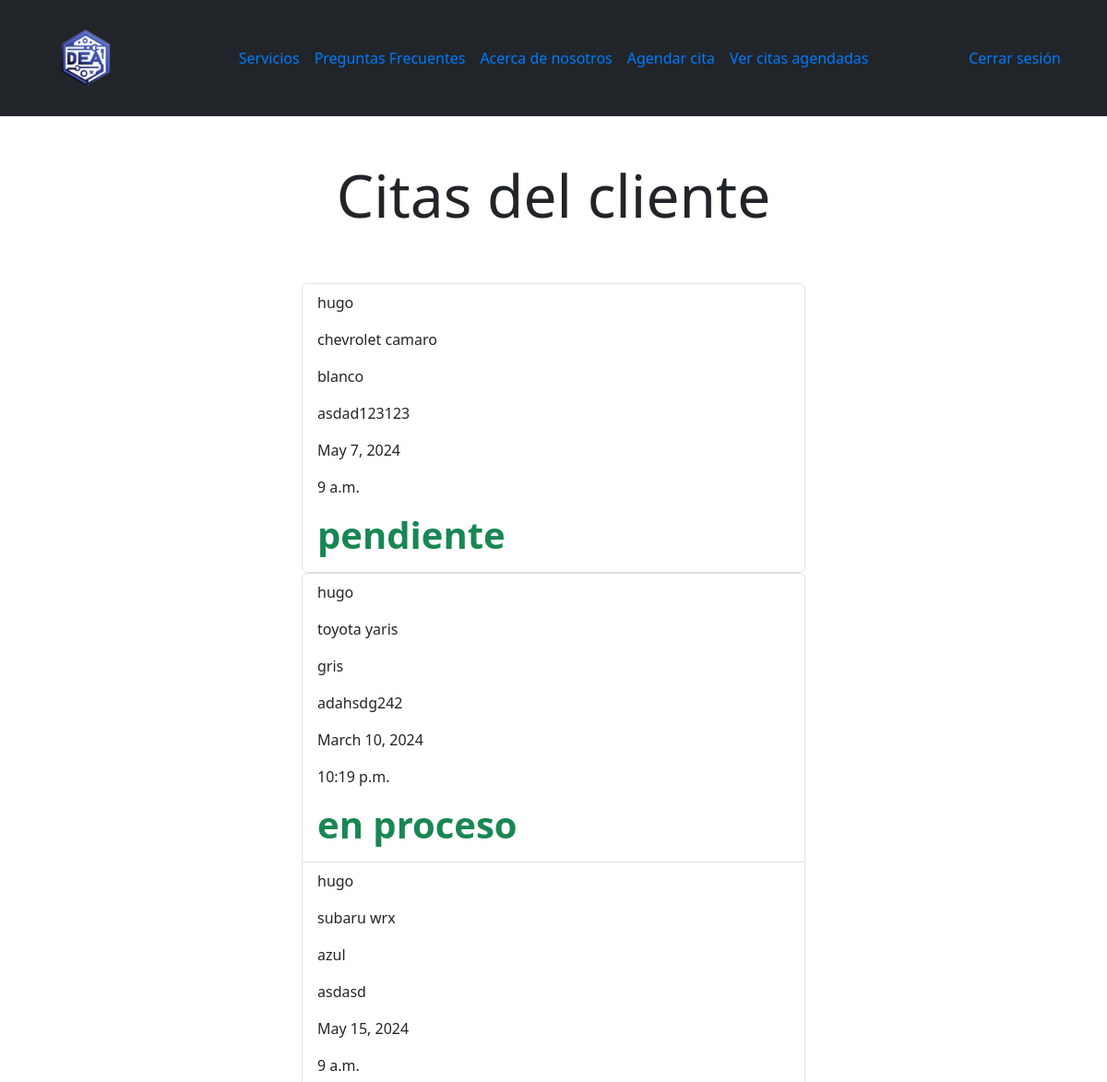
Before: /lista_citas/ (signed in, upper part) with the older database file.
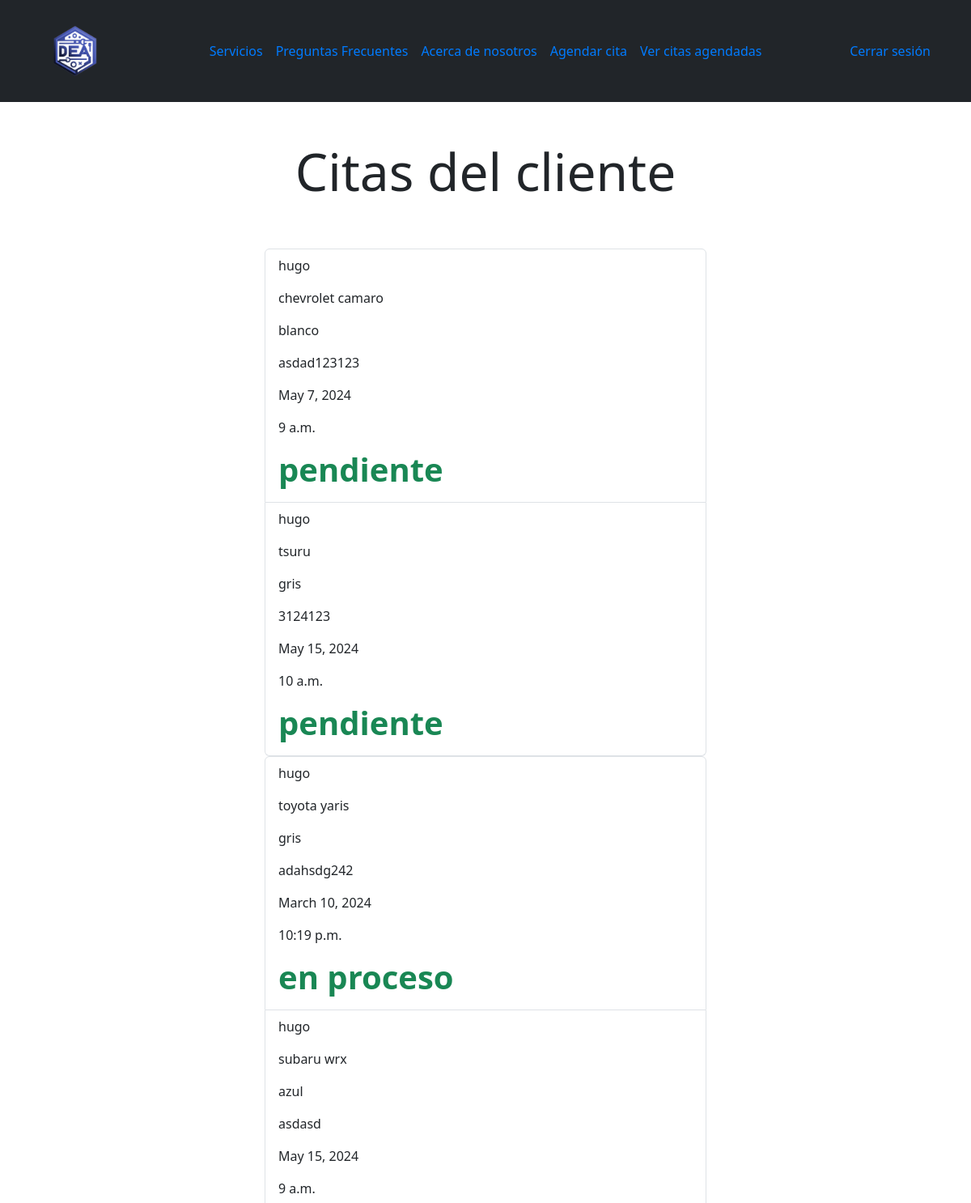
After: the same page with the newer database file.
### autenticacion/models.py (models this page shows, shortened)
class Cita(models.Model):
    usuario = models.ForeignKey(User, on_delete=models.CASCADE)
    modelo_carro = models.CharField(max_length=100)
    color = models.CharField(max_length=100)
    placas = models.CharField(max_length=20)
    fecha = models.DateField()
    hora = models.TimeField()
    estado = models.CharField(max_length=50, default='pendiente')
    retroalimentacion = models.TextField(null=True, blank=True)
    servicios = models.ManyToManyField(Servicio, through='DetalleCita')

class User(AbstractUser):
    tel = models.CharField(max_length= 20) #Agregar el campo telefono a la tabla de usuario

### autenticacion/views.py (the view)
# urls.py: path('lista_citas/', v_auth.lista_citas_cliente, name='lista_citas_cliente'),
@login_required
def lista_citas_cliente(request):
    citas_en_espera = Cita.objects.filter(usuario = request.user, estado = "pendiente")
    citas_en_proceso = Cita.objects.filter(usuario = request.user, estado = "en proceso")
    citas_finalizadas = Cita.objects.filter(usuario = request.user, estado = "finalizada")
    titulo = "Citas del cliente"
    return render(request, "lista_citas_cliente.html",{
        'titulo': titulo,
        'citas_en_espera' : citas_en_espera,
        'citas_en_proceso' : citas_en_proceso,
        'citas_finalizadas' : citas_finalizadas,
    })

### main/templates/lista_citas_cliente.html (shortened to what this page needs)
<!DOCTYPE html>
<html lang="en">
<head>
    {% extends 'layouts/base.html' %}
    {% block content %}
    <main class="container">
        <div class="row">
            <div class="col-md-6 offset-md-3">
                <h1 class="text-center display-3 py-5">{% block title %}{{ titulo }}{% endblock %}</h1>
                <ul class="list-group">
                    {% for cita in citas_en_espera %}
                    <a class="list-group-item" href="{% url 'detalle_cita_cliente' cita.id %}">
                        <header class="d-flex justify-content-between">
                            <p>{{cita.usuario}}</p>
                        </header>
                            <p>{{cita.modelo_carro}}</p>
                            <p>{{cita.color}}</p>
                            <p>{{cita.placas}}</p>
                            <p>{{cita.fecha}}</p>
                            <p>{{cita.hora}}</p>
                            <h1 class="fw-bold text-success">{{cita.estado}}</h1>
                    </a>
                    {% endfor %}
                </ul>
                <ul class="list-group">
                    {% for cita in citas_en_proceso %}
                    <a class="list-group-item" href="{% url 'estatus_cita' cita.id %}">
                        <header class="d-flex justify-content-between">
                            <p>{{cita.usuario}}</p>
                        </header>
                            <p>{{cita.modelo_carro}}</p>
                            <p>{{cita.color}}</p>
                            <p>{{cita.placas}}</p>
                            <p>{{cita.fecha}}</p>
                            <p>{{cita.hora}}</p>
                            <h1 class="fw-bold text-success">{{cita.estado}}</h1>
                    </a>
                    {% endfor %}
                </ul>
            </div>
        </div>
    </main>
    {% endblock %}

Changed rows visible on the page:
added Cita: usuario "hugo", modelo_carro "tsuru", color "gris", placas "3124123", fecha "May 15, 2024", hora "10 a.m.", estado "pendiente", shown under "Citas del cliente"
